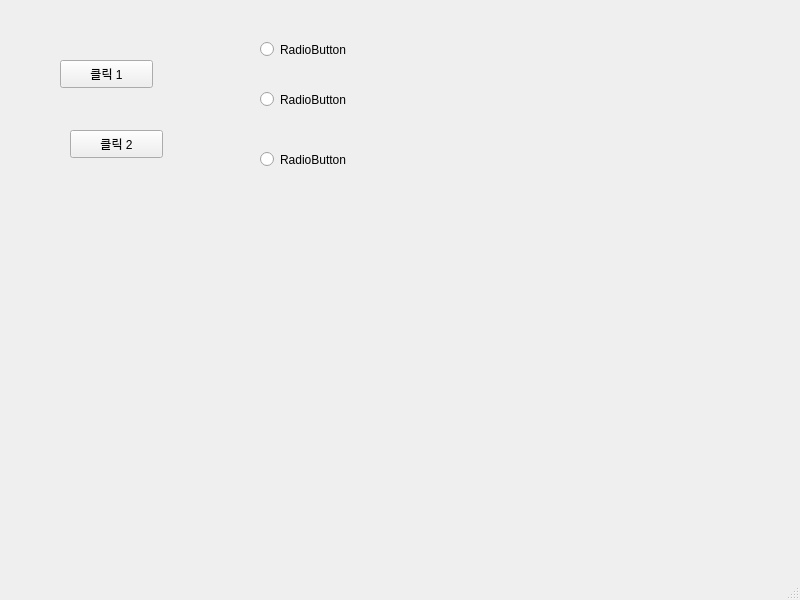
<?xml version="1.0" encoding="UTF-8"?>
<ui version="4.0">
 <class>MainWindow</class>
 <widget class="QMainWindow" name="MainWindow">
  <property name="geometry">
   <rect>
    <x>0</x>
    <y>0</y>
    <width>800</width>
    <height>600</height>
   </rect>
  </property>
  <property name="windowTitle">
   <string>MainWindow</string>
  </property>
  <widget class="QWidget" name="centralwidget">
   <widget class="QPushButton" name="pushButton_1">
    <property name="geometry">
     <rect>
      <x>60</x>
      <y>60</y>
      <width>93</width>
      <height>28</height>
     </rect>
    </property>
    <property name="text">
     <string>클릭 1</string>
    </property>
   </widget>
   <widget class="QPushButton" name="pushButton_2">
    <property name="geometry">
     <rect>
      <x>70</x>
      <y>130</y>
      <width>93</width>
      <height>28</height>
     </rect>
    </property>
    <property name="text">
     <string>클릭 2</string>
    </property>
   </widget>
   <widget class="QRadioButton" name="radioButton_1">
    <property name="geometry">
     <rect>
      <x>260</x>
      <y>40</y>
      <width>108</width>
      <height>19</height>
     </rect>
    </property>
    <property name="text">
     <string>RadioButton</string>
    </property>
   </widget>
   <widget class="QRadioButton" name="radioButton_2">
    <property name="geometry">
     <rect>
      <x>260</x>
      <y>90</y>
      <width>108</width>
      <height>19</height>
     </rect>
    </property>
    <property name="text">
     <string>RadioButton</string>
    </property>
   </widget>
   <widget class="QRadioButton" name="radioButton_3">
    <property name="geometry">
     <rect>
      <x>260</x>
      <y>150</y>
      <width>108</width>
      <height>19</height>
     </rect>
    </property>
    <property name="text">
     <string>RadioButton</string>
    </property>
   </widget>
  </widget>
  <widget class="QMenuBar" name="menubar">
   <property name="geometry">
    <rect>
     <x>0</x>
     <y>0</y>
     <width>800</width>
     <height>26</height>
    </rect>
   </property>
  </widget>
  <widget class="QStatusBar" name="statusbar"/>
 </widget>
 <resources/>
 <connections/>
</ui>
